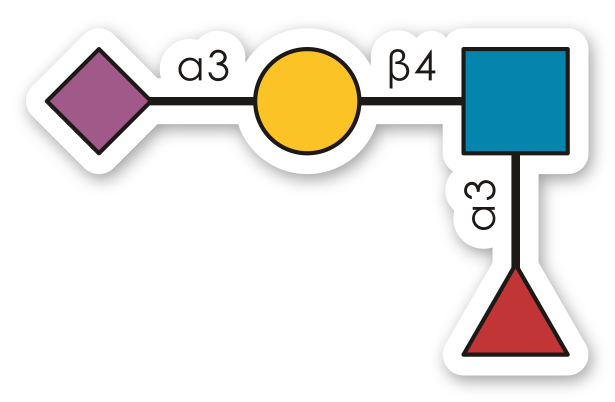
#> input picture tools/trailer-glycan.png, 1229 x 803 px (shown at 1/2 size)
$ python trailer.py out.png
#> lines starting #> are read from the running program, lines starting #| are printed output that depends on the picture; after the words box and inside, x2 and y2 are one past the last pixel; in counts of white or black regions, pixels touching at a corner belong together
"""slate's 25-second trailer: a title card, the README's screenshots in docs/ panned under a caption each, the "Small and fast"
numbers and an end card, drawn frame by frame with Pillow and encoded by ffmpeg (H.264, 1920x1080, 30 fps).

    python tools/trailer.py OUT.mp4 [--stills]

--stills also saves a frame from each scene next to OUT, for a look before sharing. Run tools/shots.py first when the
screenshots are out of date. Windows only (Segoe UI and Consolas from C:\\Windows\\Fonts); ffmpeg comes from $FFMPEG, the
PATH or Shotcut. The numbers card follows the README's "Small and fast" section, so update both together. The glycan on the
title and end cards is trailer-glycan.png next to this file: GlycoDraw('Neu5Ac(a2-3)Gal(b1-4)[Fuc(a1-3)]GlcNAc', sticker = True).
"""
import math
import os
import shutil
import subprocess
import sys
from pathlib import Path

from PIL import Image, ImageDraw, ImageFilter, ImageFont

HERE = Path(__file__).resolve().parent
DOCS = HERE.parent / 'docs'
W, H, FPS = 1920, 1080, 30
BG, FG, DIM, ACCENT = (30, 31, 34), (236, 238, 241), (150, 156, 166), (104, 151, 187)
BOLD, SEMI, LIGHT, MONO = 'segoeuib.ttf', 'seguisb.ttf', 'segoeuisl.ttf', 'consola.ttf'
BOX = (80, 200, 1840, 1040)  # the screenshot panel under the caption; crops below keep its 2.095 aspect
XF = 0.4  # crossfade between scenes, through the background
# seconds, screenshot, crop at the start and at the end (in the screenshot's pixels), caption
PANELS = [
    (3.0, 'motif-search', (500, 40, 2140, 823), (1060, 250, 2140, 766), 'Your glycans, drawn right in the code'),
    (3.0, 'typing', (0, 0, 1156, 552), (124, 0, 1280, 552), 'The next linkage suggested as you type'),
    (3.0, 'motif', (100, 359, 1400, 978), (160, 400, 1360, 971), 'Point at a motif and it lights up'),
    (3.4, 'table', (0, 0, 1959, 935), (0, 70, 1700, 881), 'Your abundance tables, every glycan drawn'),
    (3.0, 'motif-search', (0, 0, 2140, 1019), (0, 0, 1500, 714), 'Search all your folders by motif'),
    (3.4, 'analyze', (0, 0, 1959, 935), (10, 548, 1770, 1388), 'One click from table to volcano plot'),
]
NUMBERS = [('430 MB', 'of RAM with eight files open', 'PyCharm: 4.5 GB'), ('22 ms', 'from keystroke to screen', "the display's own frame time"),
           ('1.8 s', 'to open a double-clicked file', '0.25 s when slate is already open')]
font = lambda name, size: ImageFont.truetype(str(Path(os.environ.get('WINDIR', r'C:\Windows')) / 'Fonts' / name), size)
ease = lambda x: 0.5 - 0.5 * math.cos(math.pi * min(max(x, 0), 1))
mix = lambda colour, a: tuple(int(BG[i] + (colour[i] - BG[i]) * a) for i in range(3))  # colour faded in from the background


def background():
    img = Image.new('RGB', (W, H), BG)
    glow = Image.new('L', (W, H), 0)
#> glow: PIL image 1920x1080 L; every value is 0
    ImageDraw.Draw(glow).ellipse((-400, -700, 1400, 500), fill = 40)
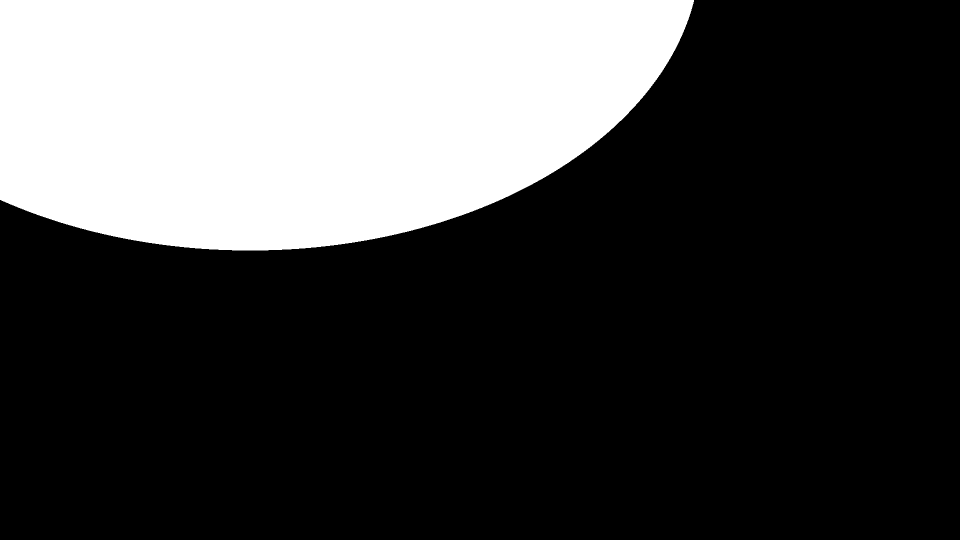
#> glow: PIL image 1920x1080 L (shown at 1/2 size); values 0 (black) and 40 (white), 27.5% white; 1 white region, box (x1, y1, x2, y2) and area: (0, 0, 1388, 501) 569929
    return Image.composite(Image.new('RGB', (W, H), (52, 70, 92)), img, glow.filter(ImageFilter.GaussianBlur(220)))
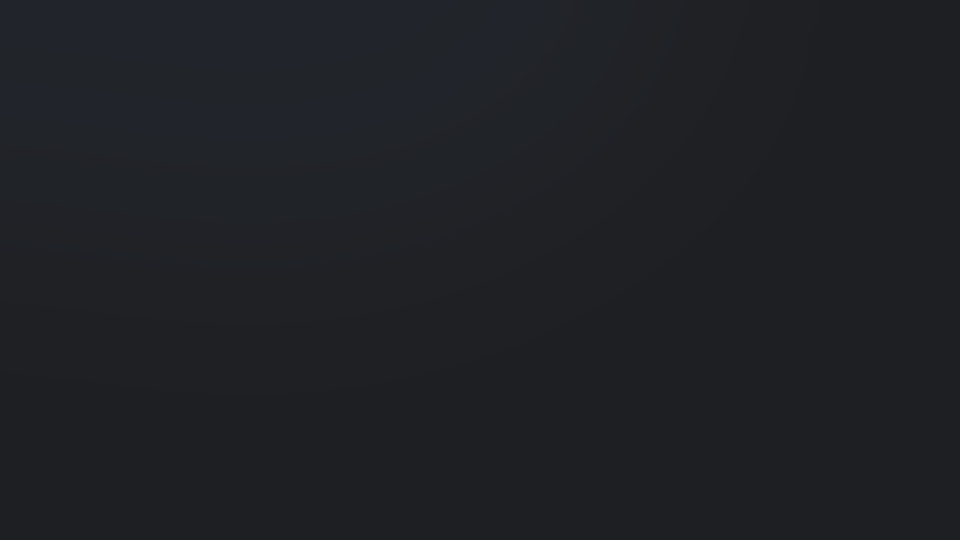
#> returned value: PIL image 1920x1080 RGB (shown at 1/2 size); mean R, G, B 30.9, 32.7, 36.5


BACK = background()
GLYCAN = Image.open(HERE / 'trailer-glycan.png').convert('RGBA')
#> GLYCAN is the input picture: PIL image 1229x803 RGBA; mean R, G, B, A 63.1, 62.8, 60.3, 87.6


# [8 lines left out: function glycan, not called in this run]


def centered(d, y, text, f, fill):
    d.text(((W - d.textlength(text, font = f)) / 2, y), text, font = f, fill = fill)


# [63 lines left out: functions title, panel, numbers, end, ffmpeg, not called in this run]


def main():
    out = Path(sys.argv[1])
#> (the run stopped early here; a loop or call above may not have finished)
